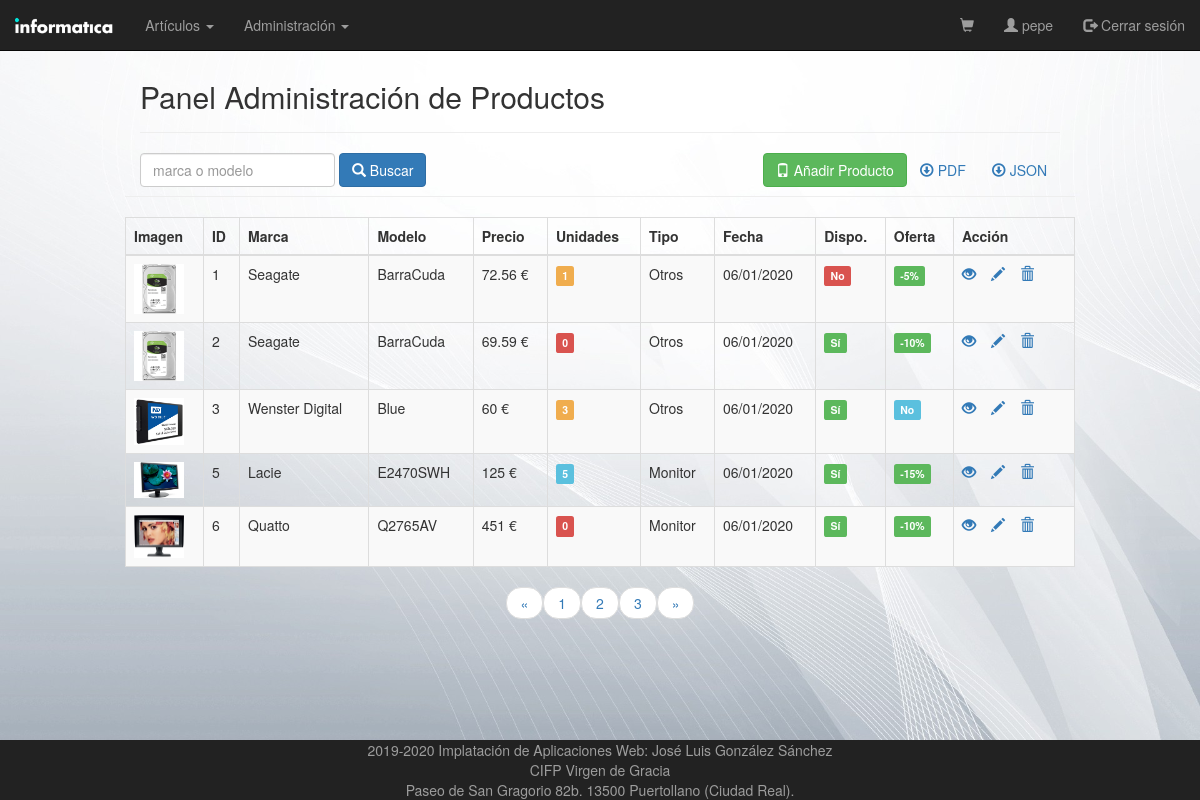
/vistas/productos.php (signed in), run on an earlier commit of the app's database.
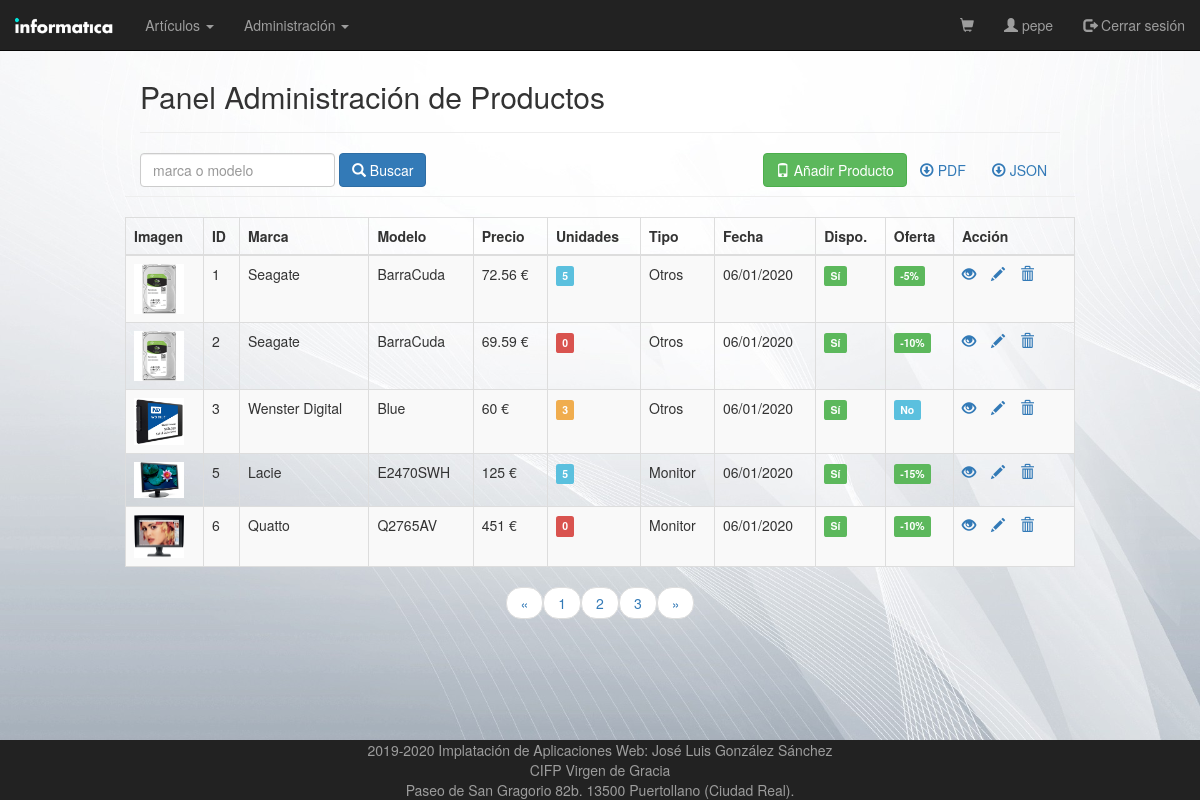
And on a later commit of the database.
### tables this page shows
CREATE TABLE `productos` (
  `ID` int(11) NOT NULL,
  `TIPO` varchar(20) NOT NULL DEFAULT 'OTROS',
  `MARCA` varchar(100) NOT NULL,
  `MODELO` varchar(100) NOT NULL,
  `DESCRIPCION` varchar(1000) NOT NULL,
  `PRECIO` float NOT NULL,
  `STOCK` int(11) NOT NULL,
  `OFERTA` int(11) NOT NULL,
  `IMAGEN` varchar(100) NOT NULL,
  `DISPONIBLE` int(11) NOT NULL,
  `FECHA` datetime NOT NULL
);

### controladores/ControladorBD.php (called while the page is built, shortened)
<?php
class ControladorBD {
    private $servername = "localhost";
    private $username = "root";
    private $password = "";
    private $dbname = "tienda";
    private $server ="mysql";
    private $bd;
    static private $instancia = null;
    public static function getControlador() {
        if (self::$instancia == null) {
            self::$instancia = new ControladorBD();
        }
        return self::$instancia;
    }
    public function abrirBD() {
        try {
            $this->bd = new PDO($this->server.":host=$this->servername;dbname=$this->dbname", $this->username, $this->password);
            $this->bd->setAttribute(PDO::ATTR_ERRMODE, PDO::ERRMODE_EXCEPTION);
        } catch (PDOException $e) {
            die("conexión fallida " . $e->getMessage());
        }
    }
    public function cerrarBD() {
        $this->bd = null;
    }
    public function consultarBD($consulta, $parametros=null){
        if($parametros!=null)
            return $this->consultarBDParametros($consulta,$parametros);
        else
            return $this->consultarBDDirecta($consulta);
    }
    private function consultarBDDirecta($consulta) {
        $this->rs = $this->bd->query($consulta);
        return $this->rs;
    }
    private function consultarBDParametros($consulta, $parametros) {
        $this->st = $this->bd->prepare($consulta);
        $this->st->execute($parametros);
        return $this->st;
    }
}

### controladores/Paginador.php (called while the page is built, shortened)
<?php
require_once CONTROLLER_PATH . "ControladorBD.php";
class Paginador {
    private $limite = 5;
    private $consulta;
    private $total;
    private $bd;
    private $parametros;
    public function __construct($consulta, $parametros, $limite) {
        $this->limite = $limite;
        $this->consulta = $consulta;
        $this->parametros = $parametros;
        $this->bd = ControladorBD::getControlador();
        $this->bd->abrirBD();
        $this->res = $this->bd->consultarBD($consulta, $parametros);
        $this->filas=$this->res->fetchAll(PDO::FETCH_OBJ);
        $this->total = count($this->filas);
        $this->bd->cerrarBD();
    }
    public function getDatos($p)
    {
        $this->pagina = $p;
        $inicio = ($this->pagina - 1) * $this->limite;
        $result = new stdclass();
        $result->pagina = $this->pagina;
        $result->limite = $this->limite;
        $result->total = $this->total;
        $result->datos = Array();
        if($inicio>=0){
            $consultar = $this->consulta . ' limit ' . $inicio . ',' . $this->limite;
            $this->bd->abrirBD();
            $this->res = $this->bd->consultarBD($consultar,$this->parametros);
            $respuesta = $this->res->fetchAll(PDO::FETCH_OBJ);
            foreach ($respuesta as $dato) {
                $result->datos[] = $dato;
            }
            $this->bd->cerrarBD();
        }
        return $result;
    }
}

### utilidades/funciones.php (called while the page is built, shortened)
<?php
    function encode($str){
        return urlencode(base64_encode($str));
    }

### vistas/productos.php (the view, shortened to what the changed rows need)
<?php
require_once VIEW_PATH . "cabecera.php";
$filtro = (isset($_REQUEST['filter']) ? $_REQUEST['filter'] : "");
?>
<div class="wrapper">
    <div class="container-fluid">
        <div class="row">
            <div class="col-md-12">
                <div class="page-header clearfix">
                    <h2 class="pull-left">Panel Administración de Productos</h2>
                </div>
            </div>
            <?php
            $pagina = ( isset($_GET['page']) ) ? $_GET['page'] : 1;
            $consulta = "SELECT * FROM productos WHERE marca LIKE :marca OR modelo LIKE :modelo";
            $parametros = array(':marca' => "%".$filtro."%", ':modelo'=>"%".$filtro."%");
            $limite = 5;
            $paginador  = new Paginador($consulta, $parametros, $limite);
            $resultados = $paginador->getDatos($pagina);
            if(count( $resultados->datos)>0){
                echo "<table class='table table-bordered table-striped'>";
                echo "<thead>";
                echo "<tr>";
                echo "<th>Imagen</th>";
                echo "<th>ID</th>";
                echo "<th>Marca</th>";
                echo "<th>Modelo</th>";
                echo "<th>Precio</th>";
                echo "<th>Unidades</th>";
                echo "<th>Tipo</th>";
                echo "<th>Fecha</th>";
                echo "<th>Dispo.</th>";
                echo "<th>Oferta</th>";
                echo "<th>Acción</th>";
                echo "</tr>";
                echo "</thead>";
                echo "<tbody>";
                foreach ($resultados->datos as $p) {
                    echo "<tr>";
                    echo "<td><img src='/tienda/img_productos/" . $p->IMAGEN . "' class='rounded' class='img-thumbnail' width='50' height='auto'></td>";
                    echo "<td>" . $p->ID . "</td>";
                    echo "<td>" . $p->MARCA . "</td>";
                    echo "<td>" . $p->MODELO . "</td>";
                    echo "<td>" . $p->PRECIO . " €</td>";
                    if($p->STOCK==0)
                        echo "<td><span class='label label-danger'>". $p->STOCK . "</span></td>";
                    else if($p->STOCK>0 && $p->STOCK<5)
                        echo "<td><span class='label label-warning'>" .$p->STOCK . "</span></td>";
                    else
                        echo "<td><span class='label label-info'>" .$p->STOCK . "</span></td>";
                    echo "<td>" . $p->TIPO . "</td>";
                    $date = new DateTime($p->FECHA);
                    echo "<td>" . $date->format('d/m/Y'). "</td>";
                    if($p->DISPONIBLE!=0)
                        echo "<td><span class='label label-success'>Sí</span></td>";
                    else
                        echo "<td><span class='label label-danger'>No</span></td>";
                    if($p->OFERTA==0)
                        echo "<td><span class='label label-info'>No</span></td>";
                    else
                        echo "<td><span class='label label-success'>-".$p->OFERTA."%</span></td>";
                    echo "<td>";
                    echo "<a href='productos_read.php?id=" . encode($p->ID) . "' title='Ver Producto' data-toggle='tooltip'><span class='glyphicon glyphicon-eye-open'></span></a>";
                    echo "<a href='productos_update.php?id=" . encode($p->ID) . "' title='Actualizar Producto' data-toggle='tooltip'><span class='glyphicon glyphicon-pencil'></span></a>";
                    echo "<a href='productos_delete.php?id=" . encode($p->ID) . "' title='Borar Producto' data-toggle='tooltip'><span class='glyphicon glyphicon-trash'></span></a>";
                    echo "</td>";
                    echo "</tr>";
                }
                echo "</tbody>";
                echo "</table>";
            } else {
                echo "<p class='lead'><em>No se ha encontrado datos de productos.</em></p>";
            }
            ?>
        </div>
    </div>
</div>
<br>
<?php require_once VIEW_PATH . "pie.php"; ?>

What changed in the data, as far as the page shows it:
changed productos id 1: STOCK "1" → "5"; DISPONIBLE "No" → "Sí"
